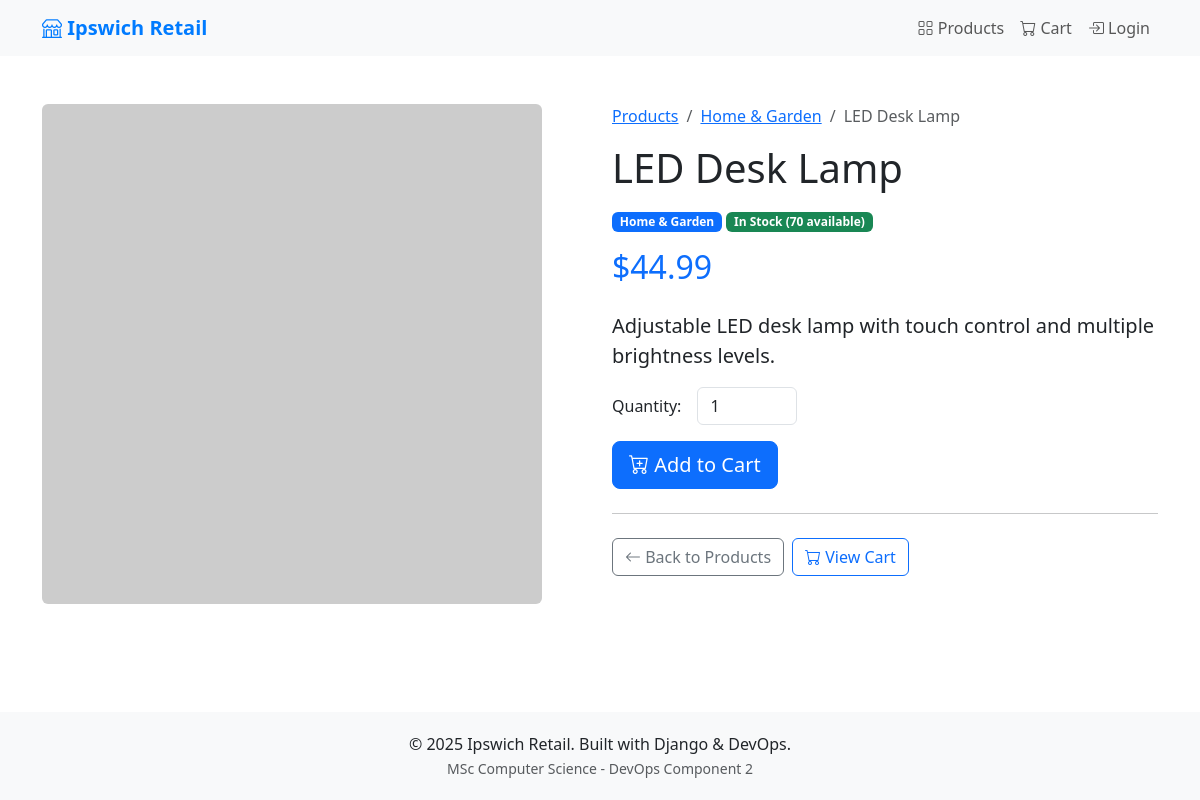
The page /products/led-desk-lamp/ on the database its author committed.
### products/models.py (models this page shows, shortened)
class Product(models.Model):
    name = models.CharField(max_length=200)
    slug = models.SlugField(max_length=200, unique=True, blank=True)
    category = models.ForeignKey(Category, on_delete=models.CASCADE, related_name='products')
    description = models.TextField()
    price = models.DecimalField(max_digits=10, decimal_places=2)
    stock = models.IntegerField(default=0)
    image = models.ImageField(upload_to='products/', blank=True, null=True)
    image_url = models.URLField(max_length=500, blank=True, null=True, help_text='External image URL')
    available = models.BooleanField(default=True)
    created_at = models.DateTimeField(auto_now_add=True)
    updated_at = models.DateTimeField(auto_now=True)
    def get_image_url(self):
        if self.image:
            return self.image.url
        elif self.image_url:
            return self.image_url
        return 'https://via.placeholder.com/500x500?text=No+Image'
    class Meta:
        ordering = ['-created_at']
        indexes = [
            models.Index(fields=['name']),
            models.Index(fields=['slug']),
        ]
    def is_in_stock(self):
        return self.stock > 0 and self.available

class Category(models.Model):
    name = models.CharField(max_length=200, unique=True)
    slug = models.SlugField(max_length=200, unique=True, blank=True)
    description = models.TextField(blank=True)
    created_at = models.DateTimeField(auto_now_add=True)
    updated_at = models.DateTimeField(auto_now=True)
    class Meta:
        verbose_name_plural = 'Categories'
        ordering = ['name']

### products/views.py (the view)
# urls.py: path('<slug:slug>/', views.product_detail, name='product_detail'),
def product_detail(request, slug):
    product = get_object_or_404(Product, slug=slug, available=True)
    context = {
        'product': product,
    }
    return render(request, 'products/product_detail.html', context)

### templates/products/product_detail.html (shortened to what this page needs)
{% extends 'base.html' %}
{% block content %}
<div class="container my-5">
    <div class="row">
        <div class="col-md-6">
            <img src="{{ product.get_image_url }}" class="img-fluid rounded" alt="{{ product.name }}" onerror="this.src='https://via.placeholder.com/500x500?text=No+Image'">
        </div>
        <div class="col-md-6">
            <nav aria-label="breadcrumb">
                <ol class="breadcrumb">
                    <li class="breadcrumb-item"><a href="{% url 'products:product_list' %}">Products</a></li>
                    <li class="breadcrumb-item"><a href="?category={{ product.category.slug }}">{{ product.category.name }}</a></li>
                    <li class="breadcrumb-item active">{{ product.name }}</li>
                </ol>
            </nav>
            <h1 class="mb-3">{{ product.name }}</h1>
            <div class="mb-3">
                <span class="badge bg-primary">{{ product.category.name }}</span>
                {% if product.is_in_stock %}
                <span class="badge bg-success">In Stock ({{ product.stock }} available)</span>
                {% else %}
                <span class="badge bg-danger">Out of Stock</span>
                {% endif %}
            </div>
            <h2 class="text-primary mb-4">${{ product.price }}</h2>
            <p class="lead">{{ product.description }}</p>
            {% if product.is_in_stock %}
            <form method="post" action="{% url 'cart:add_to_cart' product.id %}">
                <div class="row g-3 align-items-center mb-3">
                    <div class="col-auto">
                        <label for="quantity" class="col-form-label">Quantity:</label>
                    </div>
                    <div class="col-auto">
                        <input type="number" name="quantity" id="quantity" class="form-control" value="1" min="1" max="{{ product.stock }}" style="width: 100px;">
                    </div>
                </div>
                <button type="submit" class="btn btn-primary btn-lg">
                    <i class="bi bi-cart-plus"></i> Add to Cart
                </button>
            </form>
            {% else %}
            <button class="btn btn-secondary btn-lg" disabled>
                <i class="bi bi-x-circle"></i> Out of Stock
            </button>
            {% endif %}
            <hr class="my-4">
            <div class="d-flex gap-2">
                <a href="{% url 'products:product_list' %}" class="btn btn-outline-secondary">
                    <i class="bi bi-arrow-left"></i> Back to Products
                </a>
                <a href="{% url 'cart:cart_detail' %}" class="btn btn-outline-primary">
                    <i class="bi bi-cart"></i> View Cart
                </a>
            </div>
        </div>
    </div>
</div>
{% endblock %}

### templates/base.html (style rules this page uses)
body { min-height: 100vh; display: flex; flex-direction: column; }

### rows shown on the page
Product: category.name "Home & Garden", name "LED Desk Lamp", stock "70", price "44.99", description "Adjustable LED desk lamp with touch control and multiple brightness levels."
